Frame 1 (no input): blank canvas, image omitted
Frame 60 (the mouse pressed at the canvas centre just before this capture): blank canvas, image omitted
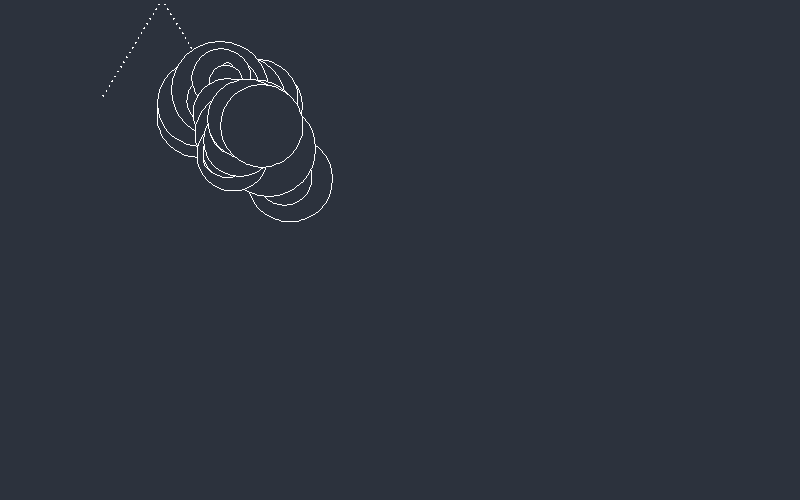
Frame 120 (the mouse held since frame 60 and released just before this capture)

The Processing sketch whose frames 1 and 60 were blank and that drew this single picture after the mouse press (run headless with seeded random() and noise(); from frame 60 on, the mouse is pressed at the canvas centre):

// Processing sketch: processing_153219
// ── processing_153219.pde

float x=100, koko=1;
float y=100;
float xspeed=random(-10,10);
float yspeed=random(-10,10);

void setup(){
smooth(0);
size(800,500);
background(44,50,61);
}

void draw(){
if(mousePressed){
xspeed=random(-15,15);
yspeed=random(-15,15);
koko=random(100);}

x=x+xspeed;
y=y+yspeed;
stroke(255);
fill(44,50,61);
ellipse(x,y,koko,koko);

if (x>=width || x<=0){
xspeed=xspeed*-1;

}
if (y>=height || y<=0 ){
yspeed=yspeed*-1;
}
}
